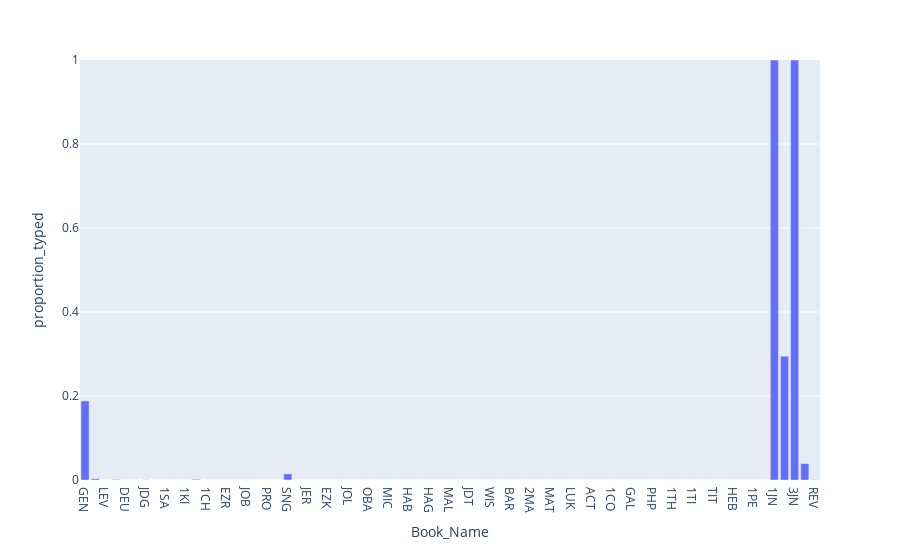

Here is the notebook cell this chart was saved with:
### Code cell
fig_proportion_of_each_book_typed = px.bar(df_characters_typed_by_book, 
x = 'Book_Name', y = 'proportion_typed')
fig_proportion_of_each_book_typed.update_yaxes(range = [0, 1]) # Setting
# the maximum y value as 1 better demonstrates how much of the Bible
# has been typed so far
fig_proportion_of_each_book_typed.write_html(
    'Analyses/proportion_of_each_book_typed.html')
fig_proportion_of_each_book_typed.write_image(
    'Analyses/proportion_of_each_book_typed.png', 
    width = 1920, height = 1080, engine = 'kaleido', scale = 2)
fig_proportion_of_each_book_typed

### Figure 1 — Plotly figure (JSON) as saved in the notebook; plotly's stock layout.template omitted (floating-point values rounded to 4 significant figures)
{"data": [{"alignmentgroup": "True", "hovertemplate": "Book_Name=%{x}<br>proportion_typed=%{y}<extra></extra>", "legendgroup": "", "marker": {"color": "#636efa", "pattern": {"shape": ""}}, "name": "", "offsetgroup": "", "orientation": "v", "showlegend": false, "textposition": "auto", "type": "bar", "x": ["GEN", "EXO", "LEV", "NUM", "DEU", "JOS", "JDG", "RUT", "1SA", "2SA", "1KI", "2KI", "1CH", "2CH", "EZR", "NEH", "JOB", "PSA", "PRO", "ECC", "SNG", "ISA", "JER", "LAM", "EZK", "HOS", "JOL", "AMO", "OBA", "JON", "MIC", "NAM", "HAB", "ZEP", "HAG", "ZEC", "MAL", "TOB", "JDT", "ESG", "WIS", "SIR", "BAR", "1MA", "2MA", "DAG", "MAT", "MRK", "LUK", "JHN", "ACT", "ROM", "1CO", "2CO", "GAL", "EPH", "PHP", "COL", "1TH", "2TH", "1TI", "2TI", "TIT", "PHM", "HEB", "JAS", "1PE", "2PE", "1JN", "2JN", "3JN", "JUD", "REV"], "xaxis": "x", "y": [0.1881, 0.003179, 0, 0.00122, 0, 0, 0.000407, 0, 0, 0, 0, 0.001661, 0, 0, 0, 0, 0, 0, 0, 0, 0.01447, 0, 0, 0, 0, 0, 0, 0, 0, 0, 0, 0, 0, 0, 0, 0, 0, 0, 0, 0, 0, 0, 0, 0, 0, 0, 0, 0, 0, 0, 0, 0, 0, 0, 0, 0, 0, 0, 0, 0, 0, 0, 0, 0, 0, 0, 0, 0, 1, 0.2949, 1, 0.0393, 0.00109], "yaxis": "y"}], "layout": {"barmode": "relative", "legend": {"tracegroupgap": 0}, "margin": {"t": 60}, "xaxis": {"anchor": "y", "domain": [0, 1], "title": {"text": "Book_Name"}}, "yaxis": {"anchor": "x", "domain": [0, 1], "range": [0, 1], "title": {"text": "proportion_typed"}}}}
